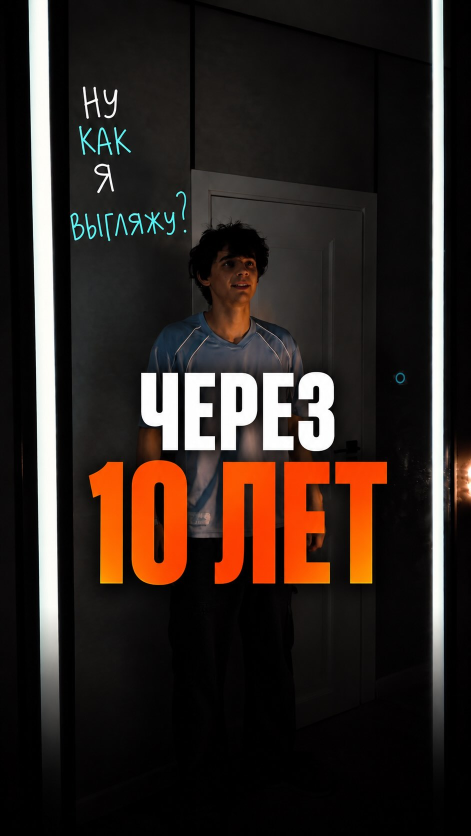
#> input picture assets/ig_10900_Da5J2TNMrag.jpg, 941 x 1672 px (shown at 1/2 size)
$ python -i imgutil.py   (imports and definitions only)
#> lines starting #> are read from the running program, lines starting #| are printed output that depends on the picture
#> further down, picture is the input picture: PIL image 941x1672 RGB; mean R, G, B 47.8, 37.7, 32.7
"""Подготовка обложек: срезаем леттербокс, кадрируем и вшиваем как data:URI."""
import base64, io, math, os

from PIL import Image, ImageEnhance

ASSETS = os.path.join(os.path.dirname(os.path.abspath(__file__)), "assets")
BG = (6, 6, 6)          # фон тёмной версии — виньетка растворяется точно в него


def trim_letterbox(im, thresh=1.0):
    """Срезает чёрные полосы сверху и снизу (видео 16:9 внутри вертикального кадра).

    Порог намеренно жёсткий: режем только строки, которые практически идеально
    чёрные, иначе у тёмных кадров срезается сама картинка. 16:9 внутри 9:16
    оставляет всего ~32 % высоты, поэтому нижняя граница проверки — 20 %.
    """
#> called with thresh = 1
    g = im.convert("L")
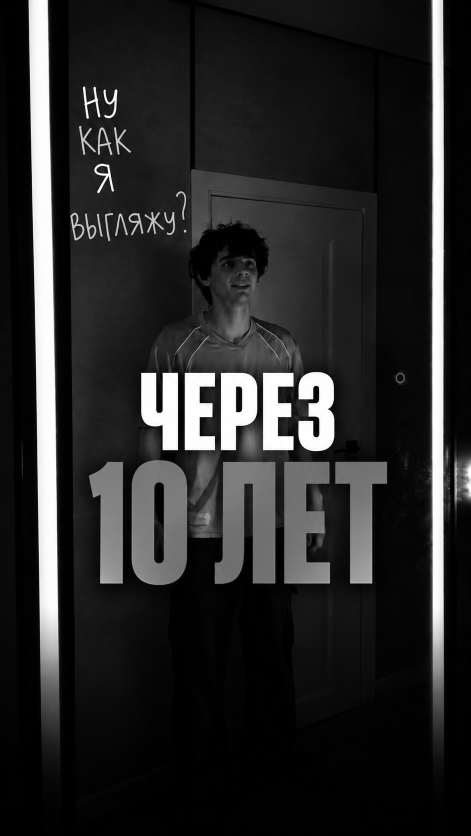
#> g: PIL image 941x1672 L (shown at 1/2 size); min 0, max 255, mean 40.2
    w, h = g.size
#> w = 941; h = 1672
    rows = [sum(g.crop((0, y, w, y + 1)).getdata()) / w for y in range(h)]
#> rows = 1672 values, max 112.6 at index 764, min 0.282 at index 1665, mean 40.22
    top = 0
    while top < h and rows[top] < thresh:
        top += 1
#> this loop made 0 passes
#> after the loop, top = 0
    bot = h - 1
#> bot = 1671
    while bot > top and rows[bot] < thresh:
        bot -= 1
#> this loop made 67 passes
#> bot on passes 1 to 12: 1670, 1669, 1668, 1667, 1666, 1665, 1664, 1663, 1662, 1661, 1660, 1659
#> after the loop, bot = 1604
    if bot - top < h * 0.2:           # подозрительно мало — не трогаем
        return im
    return im.crop((0, top, w, bot + 1))
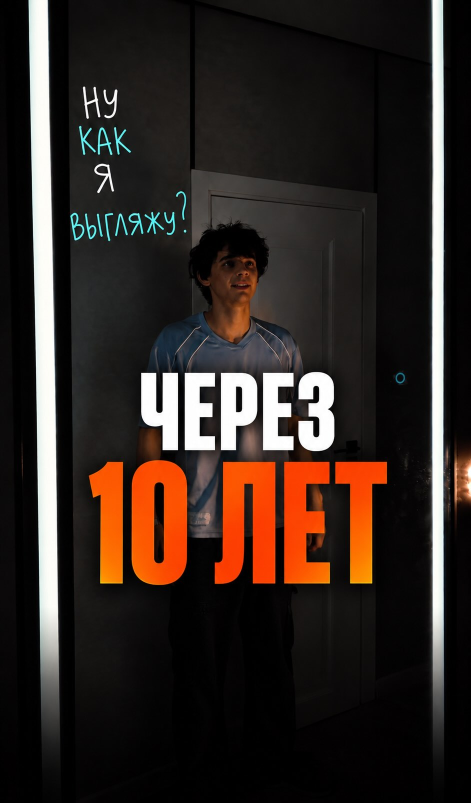
#> returned value: PIL image 941x1605 RGB (shown at 1/2 size); mean R, G, B 49.8, 39.3, 34


# [48 lines left out: functions enc, portrait, not called in this run]

>>> from PIL import Image
>>> picture = Image.open('assets/ig_10900_Da5J2TNMrag.jpg')
>>> result = trim_letterbox(picture)

$ run again, on assets/ig_12500_Dbx6B0isvaM.jpg
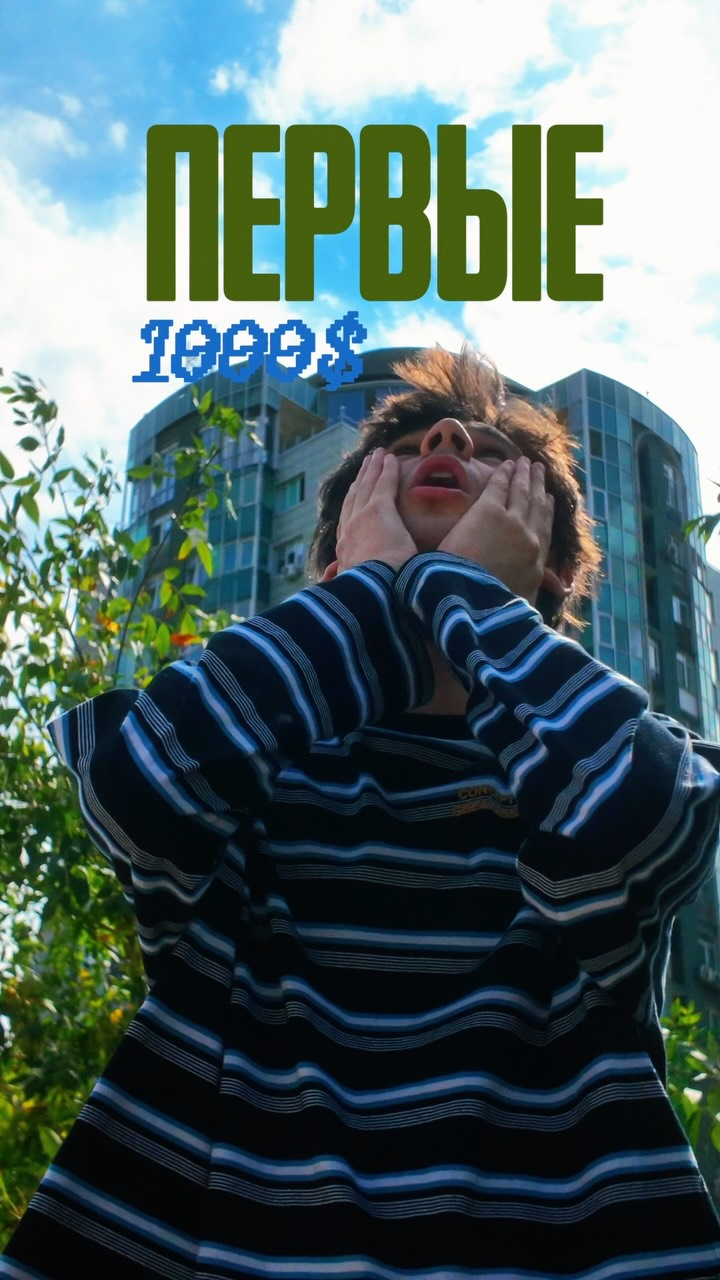
#> input picture assets/ig_12500_Dbx6B0isvaM.jpg, 720 x 1280 px
#> picture is the input picture: PIL image 720x1280 RGB; mean R, G, B 81, 101.2, 101.5
#> in trim_letterbox, `g = im.convert("L")`:
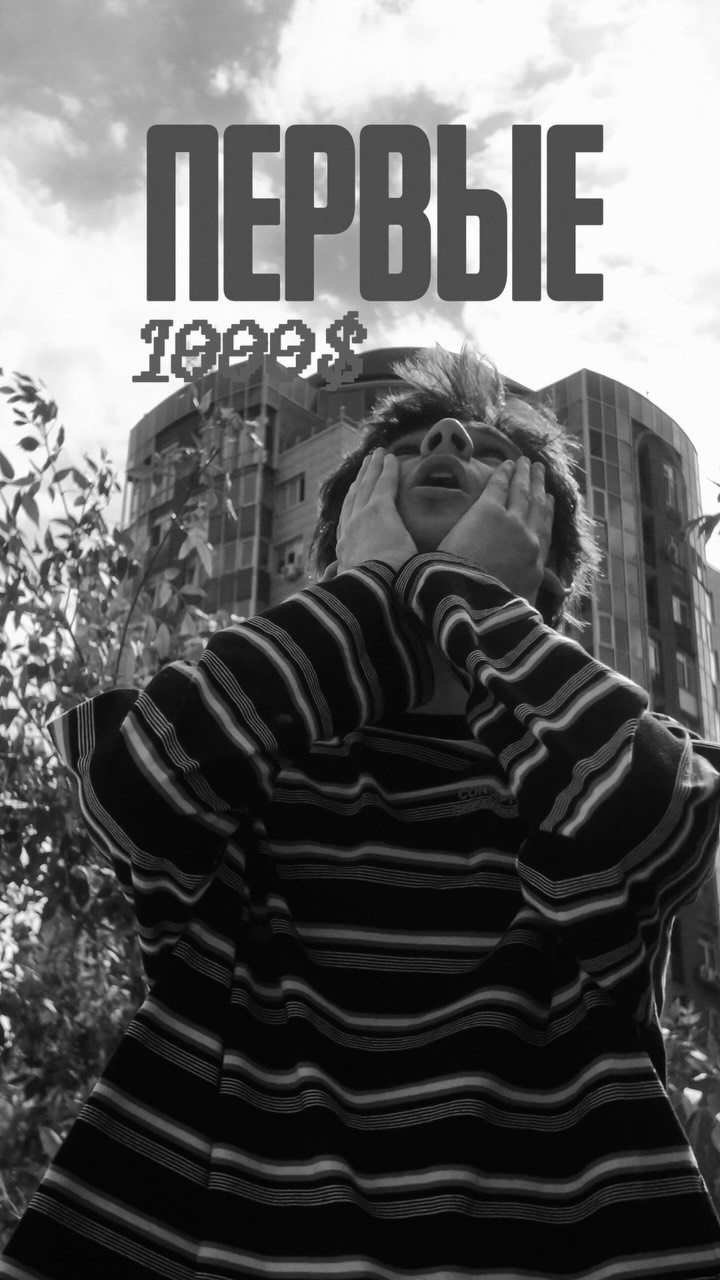
#> g: PIL image 720x1280 L; min 0, max 255, mean 95.2
#> rows = 1280 values, max 239.9 at index 318, min 10.06 at index 1227, mean 95.22
#> after the loop in trim_letterbox, `while top < h and rows[top] < thresh:`: top = 0
#> after the loop in trim_letterbox, `while bot > top and rows[bot] < thresh:`: bot = 1279

$ run again, on assets/ig_12700_Db8Ijaesk4h.jpg
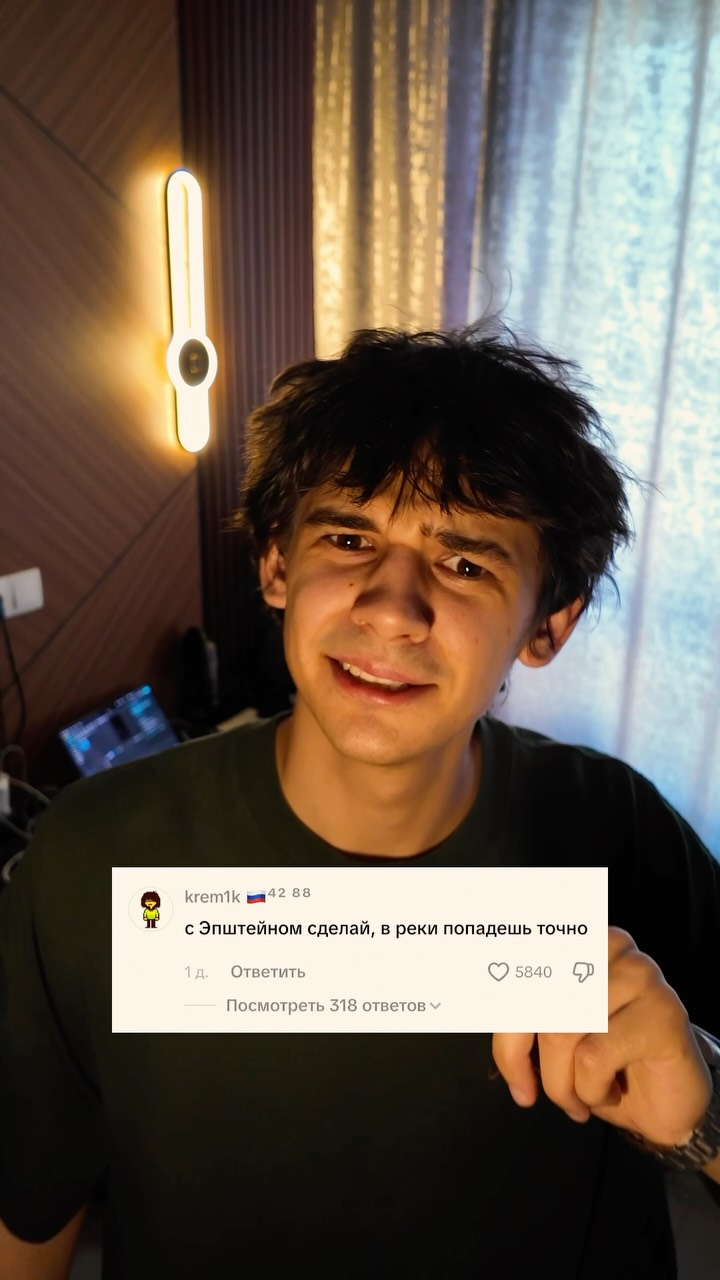
#> input picture assets/ig_12700_Db8Ijaesk4h.jpg, 720 x 1280 px
#> picture is the input picture: PIL image 720x1280 RGB; mean R, G, B 106.9, 93.1, 80
#> in trim_letterbox, `g = im.convert("L")`:
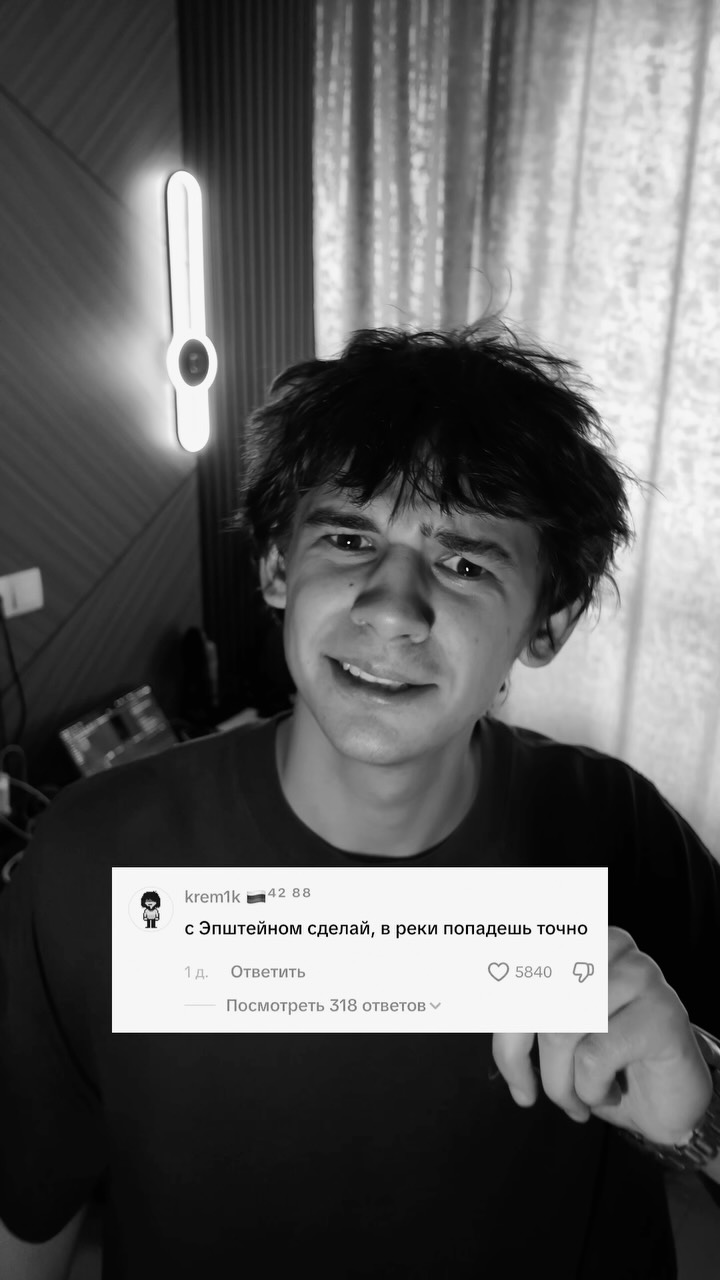
#> g: PIL image 720x1280 L; min 0, max 255, mean 95.8
#> rows = 1280 values, max 192.1 at index 1031, min 9.09 at index 866, mean 95.76
#> after the loop in trim_letterbox, `while top < h and rows[top] < thresh:`: top = 0
#> after the loop in trim_letterbox, `while bot > top and rows[bot] < thresh:`: bot = 1279
